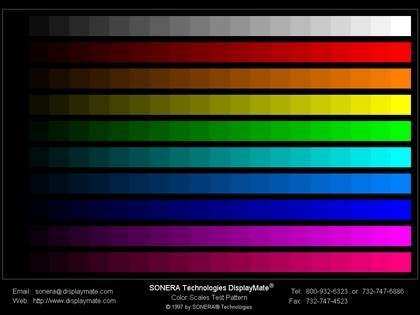
%> input picture Decolorize(Grundland)/colororder.jpg, 420 x 315 px, shrunk from 1024 x 768 before the run
$ octave --eval "main;"   (GNU Octave 9; MATLAB toolbox functions it lacks are replaced by stand-ins)
%> lines starting %> are read from the running program, lines starting %| are printed output that depends on the picture
%> in main, oPicture is the input picture: size 315x420x3 uint8; mean R, G, B 49.7, 41.6, 46
### Decolorize(Grundland)/decolorize.m

function [tones,recolor] = decolorize(picture,effect,scale,noise)
%> called with effect = 0.3, scale = 25, noise = 0.001
% Usage:   Coverts RGB picture to grayscale tones,
%             while endeavoring to express color contrasts as tone changes.
%          Can also recolor the original picture
%             to incorporate the enhanced grayscale tones.
% Options: effect specifies how much the picture's achromatic content
%             should be altered to accommodate the chromatic contrasts
%             (default effect = 0.5 )
%          scale in pixels is the typical size of
%             relevant color contrast features
%             (default scale = sqrt(2*min(size(picture.dimensions)) )
%          noise quantile indicates the amount of noise in the picture
%             enabling the dynamic range of the tones to be appropriately scaled
%             (default noise = 0.001)
% Assumes: valid RGB 0 <= picture <= 1
%          positive 0 <= effect <= 1
%          positive 1 <= scale << min(picture.dimensions)
%          small quantile 0 <= noise << 0.5
% Applies: Standard NTSC color to grayscale conversion
%             is used as the default achromatic color channel.
% Example: tones=decolorize(picture,0.5,25,0.001)


% Examine inputs
frame=[size(picture,1), size(picture,2)];
%> frame = [315 420]
pixels=frame(1)*frame(2);
%> pixels = 132300
if nargin<2 || isempty(effect)
    effect=0.5;
end;
if nargin<3 || isempty(scale)
    scale=sqrt(2*min(frame));
end;
if nargin<4 || isempty(noise)
    noise=0.001;
end;

% Reset the random number generator
randn('state',0);
tolerance=100*eps;

% Define the YPQ color space
colorconvert=[0.2989360212937753847527155, 0.5870430744511212909351327,  0.1140209042551033243121518;
              0.5,                         0.5,                         -1;
              1,                          -1,                            0]';
colorrevert= [1,                           0.1140209042551033243121518,  0.6440535265786729530912086;
              1,                           0.1140209042551033243121518, -0.3559464734213270469087914;
              1,                          -0.8859790957448966756878482,  0.1440535265786729530912086]';
colorspan=[ 0,  1;
           -1,  1;
           -1,  1];
maxluminance=1;
scaleluminance=0.66856793424088827189;
maxsaturation=1.1180339887498948482;
alter=effect*(maxluminance/maxsaturation);

% Covert picture to the YPQ color space
picture=reshape(picture,[pixels,3]); % 1024 X 768 X 3 ==> (786432) X 3
image=picture*colorconvert; % now YPQ
original=image;
chroma=sqrt(image(:,2).*image(:,2)+image(:,3).*image(:,3));

% Pair each pixel with a randomly chosen sample site
mesh=reshape(cat(3,repmat((1:frame(1))',[1,frame(2)]),repmat((1:frame(2)),[frame(1),1])),[pixels,2]);
% Basically, I think that the reason why it gets mesh is because it needs
% to pick a random displacement value.
% Below is to get random displacement index.
% the look values are not just going to be similar to the x, y index
% sometimes because y values are multiplied by the width.
displace=(scale*sqrt(2/pi))*randn(pixels,2);
look=round(mesh+displace);
redo=find((look(:,1)<1));
%> redo = 3390 values from 1 to 132002
look(redo,1)=2-rem(look(redo,1),frame(1)-1);
redo=find((look(:,2)<2));
%> redo = 2681 values from 4 to 18663
look(redo,2)=2-rem(look(redo,2),frame(2)-1);
redo=find((look(:,1)>frame(1)));
%> redo = 3282 values from 283 to 132282
look(redo,1)=frame(1)-1-rem(look(redo,1)-2,frame(1)-1);
redo=find((look(:,2)>frame(2)));
%> redo = 2392 values from 111935 to 132300
look(redo,2)=frame(2)-1-rem(look(redo,2)-2,frame(2)-1);
look=look(:,1)+frame(1)*(look(:,2)-1);

% Calculate the color differences between the paired pixels
delta=image-image(look,:);
contrastchange=abs(delta(:,1));
contrastdirection=sign(delta(:,1));
colordifference=picture-picture(look,:);
colordifference=sqrt(sum(colordifference.*colordifference,2))+eps;

% Derive a chromatic axis from the weighted sum of chromatic differences between paired pixels
weight=1-((contrastchange/scaleluminance)./colordifference);
weight(find(colordifference<tolerance))=0;
axis=weight.*contrastdirection;
axis=delta(:,2:3).*[axis, axis];
axis=sum(axis,1);
%> axis = [-2203.5 3862.6]

% Project the chromatic content of the picture onto the chromatic axis
projection=image(:,2)*axis(1)+image(:,3)*axis(2);
projection=projection/(quantiles(abs(projection),1-noise)+tolerance);

% Combine the achromatic tones with the projected chromatic colors and adjust the dynamic range
image(:,1)=image(:,1)+effect*projection;
imagerange=quantiles(image(:,1),[noise; 1-noise]);
image(:,1)=(image(:,1)-imagerange(1))/(imagerange(2)-imagerange(1)+tolerance);
targetrange=effect*[0; maxluminance]+(1-effect)*quantiles(original(:,1),[noise; 1-noise]);
image(:,1)=targetrange(1)+(image(:,1)*(targetrange(2)-targetrange(1)+tolerance));
image(:,1)=min(max(image(:,1),original(:,1)-alter.*chroma),original(:,1)+alter.*chroma);
image(:,1)=min(max(image(:,1),0),maxluminance);

% Return the results
tones=image(:,1)/maxluminance;
tones=reshape(tones,frame);
if nargout>1
    recolor=image*colorrevert;
    recolor=cat(3,reshape(recolor(:,1),frame),reshape(recolor(:,2),frame),reshape(recolor(:,3),frame));
    recolor=min(max(recolor,0),1);
end;


function r = quantiles(x,q)
%> called with q = 0.999
% Usage:   Finds quantiles q of data x
% Assumes: quantiles 0 <= q <= 1
% Example: r=quantiles(x,[0; 0.5; 1]);
%           xmin=r(1); xmedian=r(2); xmax=r(3)

tolerance=100*eps;
q=q(:);
x=sort(x);
n=size(x,1);
k=size(x,2);
e=1/(2*n);
q=max(e,min(1-e,q));
q=n*q+0.5;
p=min(n-1,floor(q));
q=q-p;
q(find(tolerance>q))=0;
q(find(q>(1-tolerance)))=1;
q=repmat(q,[1,k]);
r=(1-q).*x(p,:)+q.*x(p+1,:);
%> r = 4955.7

### Decolorize(Grundland)/main.m
function main()

oPicture = imread('colororder.jpg');
oPicture = im2double(oPicture);
tones = decolorize(oPicture, 0.3, 25, 0.001); % The author uses 0.5 but he recommended 0.3 for normal color2gray usage.
%> in decolorize, `imagerange=quantiles(image(:,1),[noise; 1-noise]);`: imagerange = [0; 1]
%> in decolorize, `tones=reshape(tones,frame);`:
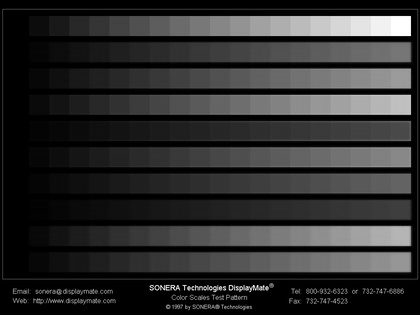
%> tones: size 315x420 double; min 0, max 1, mean 0.182
imwrite(tones, 'result.jpg', 'jpg');
end
